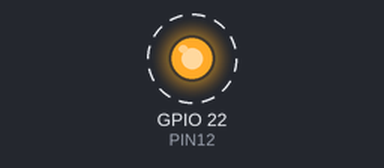
The program below on a simulated Raspberry Pi (BCM pin numbers). Parts: output pins drawn as LEDs (lit = HIGH). Dashed ring = blinking. What the program prints to the terminal is not drawn.

Above: at 0.5 s.
Timing chart, 0 to 4.6 s (numbered marks = the images above):
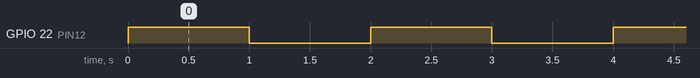

Measured:
- by itself, GPIO 22 (PIN12): alternates HIGH for 1.0 s and LOW for 1.0 s

The program:

lol.py
```python
#!/usr/bin/python
import time
import RPi.GPIO as GPIO

LED_ENABLE = 1
LED_DISABLE = 0

PIN12 = 22
LED1 = PIN12

def led_setup():
	GPIO.setmode(GPIO.BCM)
	GPIO.setup(LED1, GPIO.OUT)

def turn_on(led):
	GPIO.output(led, LED_ENABLE)

def turn_off(led):
	GPIO.output(led, LED_DISABLE)


if __name__ == '__main__':

	led_setup()

	print("Let's see what the hell...")

	while True:
		turn_on(LED1)
		time.sleep(1)
		turn_off(LED1)
		time.sleep(1)
```
